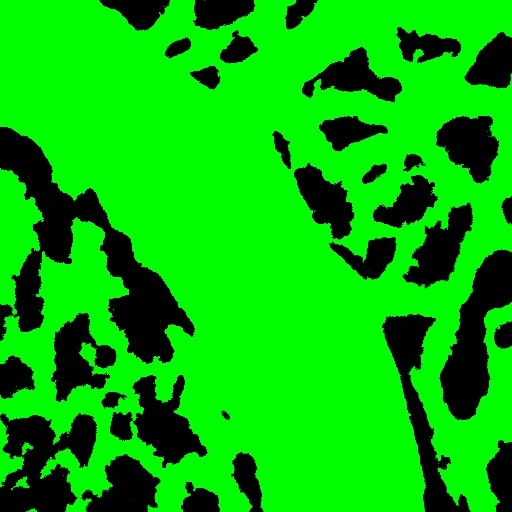
#> input picture binary.jpg, 512 x 512 px
$ jupyter execute img-fft.ipynb
#> lines starting #> are read from the running program, lines starting #| are printed output that depends on the picture; after the words box and inside, x2 and y2 are one past the last pixel; in counts of white or black regions, pixels touching at a corner belong together
[cell 1]
import matplotlib.pyplot as plt
import numpy as np
from PIL import Image
import PIL.ImageOps as ImageOps
from scipy import fftpack, ndimage

# import bokeh
#%matplotlib notebook

[cell 2]
# [4 lines of commented-out code are left out]
img = Image.open('binary.jpg')
#> img is the input picture: PIL image 512x512 RGB; mean R, G, B 2.8, 187.8, 3.6
x0, y0 = 0,0

win = 512

img = img.crop((x0, y0, x0 + win, y0 + win)) #(x0, y0, x1, y1)
#plt.imshow(img);


def circ_crop(r, x0, y0, imsize): # Returns coordinates of pixels
#> called with r = 100, x0 = 480, y0 = 200, imsize = (512, 512)
    ballmatrix = []
    for x in range(imsize[0]):
        for y in range(imsize[1]):
            if r >= np.sqrt((x-x0)**2+(y-y0)**2):
                ballmatrix.append([x,y])
    return ballmatrix

def circwin(im, r, x0, y0):
#> called with r = 100, x0 = 480, y0 = 200
    pixels = im.load()
    for x in range(img.size[0]):
        for y in range(im.size[1]):
            if r < np.sqrt((x-x0)**2 + (y-y0)**2):
                pixels[x,y] = (255,255,255)
    plt.imshow(im);


x0, y0, rad = 480, 200, 100

circ = circ_crop(rad, x0, y0, img.size)
circwin(img, rad, x0, y0)
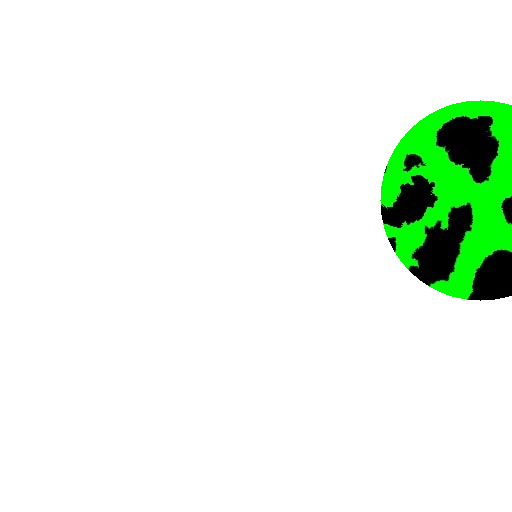
#> img: PIL image 512x512 RGB; mean R, G, B 234, 245.9, 234.1

[cell 3]
 #img = Image.open('test-pattern.jpg').convert('L')
#img = img.convert('L') # Convert to monochrome
#img = img.convert('1') # Convert to black and white #FFT seems to make more sense this way


def binarize_image(img_path, threshold):
    """Binarize an image."""
#> called with threshold = 10
    image_file = img_path
    image = image_file.convert('L')  # convert image to monochrome
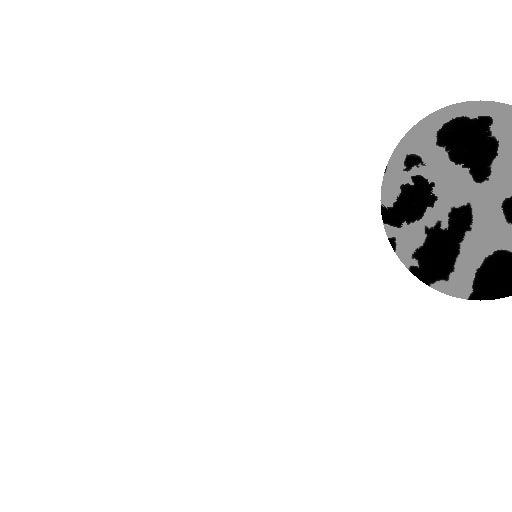
#> image: PIL image 512x512 L; min 0, max 255, mean 241
    image = np.array(image)
    image = binarize_array(image, threshold)
    return image


def binarize_array(numpy_array, threshold=200):
    """Binarize a numpy array."""
#> called with threshold = 10
    numpy_array[numpy_array > threshold] = 255
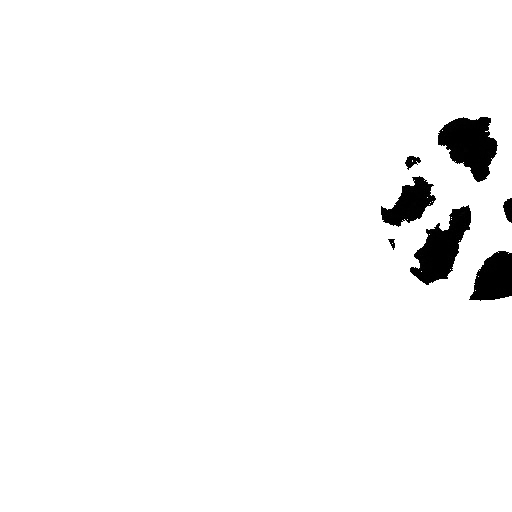
#> numpy_array: shape (512, 512); min 0, max 255, mean 247.1
    numpy_array[numpy_array <= threshold] = 0
#> numpy_array: shape (512, 512); 96.9% white; 7 black regions, largest, box (x1, y1, x2, y2) and area: (438, 117, 498, 182) 2441, (410, 205, 471, 285) 2361, (469, 251, 512, 301) 1558
# [6 lines of commented-out code are left out]
    return numpy_array

newbinary = binarize_image(img, 10)/255
plt.imshow(newbinary)
newbinary

[cell 4]
#plt.imshow(img);

[cell 5]
img.size
#> Out = (512, 512)

[cell 6]
img_array = np.array(newbinary)
print(img_array)
#> (printed output is left out)
plt.imshow(img_array);

[cell 7]
#img_array.shape
#img_array = [[1,1,1,1],[0,0,0,0],[0,0,0,0],[0,0,0,0]]
#ax.imshowp

[cell 8]
#img_fft = np.fft.fftn(img_array)
img_fft = np.fft.fft2(img_array[-120:-1,-120:-1])
print(np.abs(img_fft))
#> (printed output is left out)

[cell 9]
img_fft.shape
#> Out = (119, 119)

[cell 10]
fig, ax = plt.subplots(1,1, figsize=(16,16))

#plt.imshow(np.log(np.abs(np.fft.fftshift(img_fft))**2));
#ax.imshow(np.abs(img_fft)/17000);
#print(np.log(np.abs(img_fft))
img_fft[0,0]=0
fftmax= np.max(np.max(np.abs(img_fft)))
#> fftmax = 4.67e-13
fftalt = np.log(np.abs(img_fft)+1)
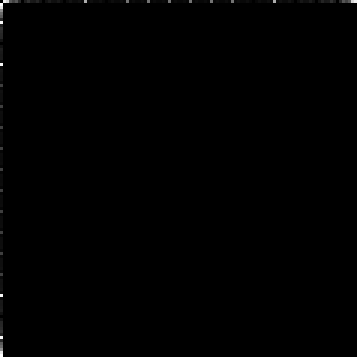
#> fftalt: shape (119, 119) float64 (shown 3 times larger); min 0, max 4.67e-13, mean 1.12e-15; drawn with min black and max white
print(np.mean(np.mean(fftalt)))
#| 1.1202425502621406e-15
print(np.std((fftalt)))
#| 1.574848333419664e-14
plt.imshow(fftalt);

[cell 11]
# https://homepages.inf.ed.ac.uk/rbf/HIPR2/fourier.htm
# https://het.as.utexas.edu/HET/Software/Numpy/reference/routines.fft.html#module-numpy.fft

[cell 12]
plt.hist(fftalt);
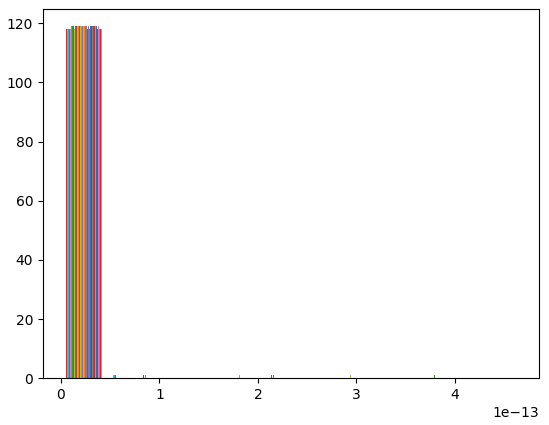
#> figure drawn by matplotlib, 1 panel; tallest bar 79 high, from x = 4.67e-15 to 4.99e-15; tallest bar 118 high, from x = 4.99e-15 to 5.3e-15; tallest bar 118 high, from x = 5.3e-15 to 5.61e-15
